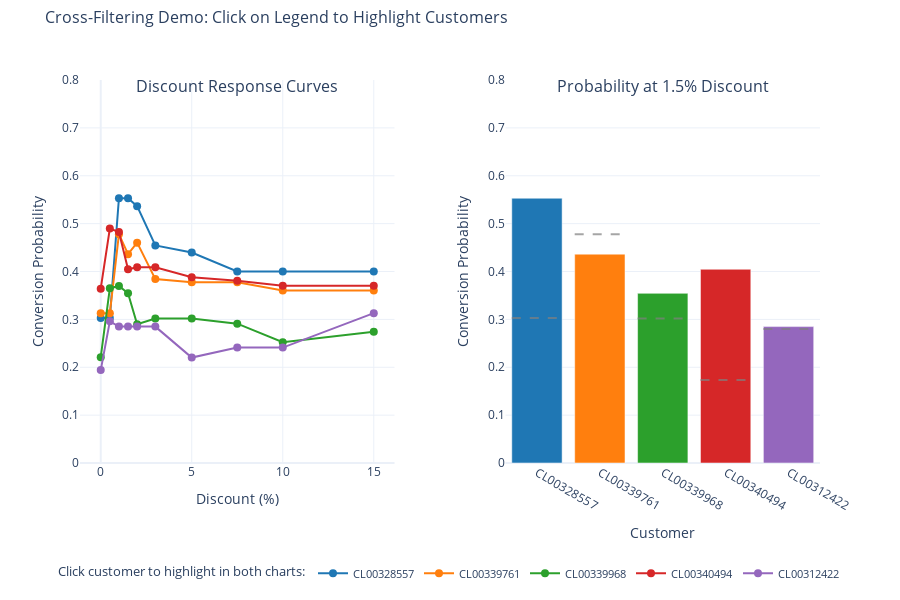

Write notebook code for a chart like this one.
### Code cell
# TEST 5: CROSS-FILTERING & BRUSHING - LEGEND BELOW CHART
print("\n=== TEST 5: CROSS-FILTERING & BRUSHING (CLEAN LAYOUT) ===")

import plotly.graph_objects as go
from plotly.subplots import make_subplots
import numpy as np

# Create two linked charts: Discount response curve + Bar chart
fig = make_subplots(
    rows=1, cols=2,
    subplot_titles=('Discount Response Curves', 'Probability at 1.5% Discount'),
    specs=[[{'type': 'scatter'}, {'type': 'bar'}]],
    horizontal_spacing=0.15
)

# Colors for each customer
colors = ['#1f77b4', '#ff7f0e', '#2ca02c', '#d62728', '#9467bd']

# LEFT CHART: Discount response curves for all customers
for i, cust_id in enumerate(selected_ids):
    probs = customer_probs[cust_id]
    
    fig.add_trace(
        go.Scatter(
            x=discount_levels,
            y=probs,
            mode='lines+markers',
            name=cust_id,
            line=dict(color=colors[i], width=2),
            marker=dict(size=8, color=colors[i]),
            hovertemplate=f'Customer: {cust_id}<br>Discount: %{{x}}%<br>Probability: %{{y:.3f}}<extra></extra>',
            legendgroup=cust_id,
            showlegend=True
        ),
        row=1, col=1
    )

# RIGHT CHART: Bar chart at 1.5% discount
default_idx = 3
for i, cust_id in enumerate(selected_ids):
    prob = customer_probs[cust_id][default_idx]
    
    fig.add_trace(
        go.Bar(
            x=[cust_id],
            y=[prob],
            name=cust_id,
            marker_color=colors[i],
            legendgroup=cust_id,
            showlegend=False,
            hovertemplate=f'Customer: {cust_id}<br>Probability: %{{y:.3f}}<extra></extra>'
        ),
        row=1, col=2
    )

# Add baseline shapes
for i, cust_id in enumerate(selected_ids):
    fig.add_shape(
        type='line',
        x0=i - 0.4,
        y0=customer_baselines[cust_id],
        x1=i + 0.4,
        y1=customer_baselines[cust_id],
        line=dict(color='gray', width=2, dash='dash'),
        opacity=0.7,
        row=1, col=2
    )

# Move legend BELOW the entire figure
fig.update_layout(
    title='Cross-Filtering Demo: Click on Legend to Highlight Customers',
    title_font=dict(size=16),
    title_y=0.98,  # Move title up slightly
    template='plotly_white',
    height=600,
    showlegend=True,
    legend=dict(
        orientation='h',
        yanchor='top',
        y=-0.25,  # Position legend far below both charts
        xanchor='center',
        x=0.5,
        font=dict(size=11),
        title='Click customer to highlight in both charts:'
    ),
    hovermode='x unified',
    margin=dict(t=80, b=120)  # Add bottom margin for legend
)

# Adjust subplot titles position
for annotation in fig['layout']['annotations']:
    if 'text' in annotation and ('Discount Response' in annotation['text'] or 'Probability at' in annotation['text']):
        annotation['y'] = 0.95  # Move titles down slightly

fig.update_xaxes(title_text='Discount (%)', row=1, col=1)
fig.update_yaxes(title_text='Conversion Probability', row=1, col=1, range=[0, 0.8])
fig.update_xaxes(title_text='Customer', row=1, col=2)
fig.update_yaxes(title_text='Conversion Probability', row=1, col=2, range=[0, 0.8])

fig.show()

print("\n=== CROSS-FILTERING LAYOUT FIXED ===")
print("✅ Legend positioned BELOW both charts")
print("✅ No overlap with dropdowns or titles")
print("✅ Click legend to highlight customers across both charts")
print("✅ Clean, readable layout")

### Figure 1 — Plotly figure (JSON) as saved in the notebook; plotly's stock layout.template omitted (floating-point values rounded to 4 significant figures)
{"data": [{"hovertemplate": "Customer: CL00328557<br>Discount: %{x}%<br>Probability: %{y:.3f}<extra></extra>", "legendgroup": "CL00328557", "line": {"color": "#1f77b4", "width": 2}, "marker": {"color": "#1f77b4", "size": 8}, "mode": "lines+markers", "name": "CL00328557", "showlegend": true, "type": "scatter", "x": [0, 0.5, 1, 1.5, 2, 3, 5, 7.5, 10, 15], "xaxis": "x", "y": [0.3026, 0.3026, 0.553, 0.553, 0.5365, 0.4543, 0.4396, 0.4002, 0.4002, 0.4002], "yaxis": "y"}, {"hovertemplate": "Customer: CL00339761<br>Discount: %{x}%<br>Probability: %{y:.3f}<extra></extra>", "legendgroup": "CL00339761", "line": {"color": "#ff7f0e", "width": 2}, "marker": {"color": "#ff7f0e", "size": 8}, "mode": "lines+markers", "name": "CL00339761", "showlegend": true, "type": "scatter", "x": [0, 0.5, 1, 1.5, 2, 3, 5, 7.5, 10, 15], "xaxis": "x", "y": [0.3125, 0.3125, 0.478, 0.4362, 0.4602, 0.3841, 0.3773, 0.3773, 0.3605, 0.3605], "yaxis": "y"}, {"hovertemplate": "Customer: CL00339968<br>Discount: %{x}%<br>Probability: %{y:.3f}<extra></extra>", "legendgroup": "CL00339968", "line": {"color": "#2ca02c", "width": 2}, "marker": {"color": "#2ca02c", "size": 8}, "mode": "lines+markers", "name": "CL00339968", "showlegend": true, "type": "scatter", "x": [0, 0.5, 1, 1.5, 2, 3, 5, 7.5, 10, 15], "xaxis": "x", "y": [0.221, 0.365, 0.3698, 0.3544, 0.29, 0.3018, 0.3018, 0.2911, 0.2524, 0.2744], "yaxis": "y"}, {"hovertemplate": "Customer: CL00340494<br>Discount: %{x}%<br>Probability: %{y:.3f}<extra></extra>", "legendgroup": "CL00340494", "line": {"color": "#d62728", "width": 2}, "marker": {"color": "#d62728", "size": 8}, "mode": "lines+markers", "name": "CL00340494", "showlegend": true, "type": "scatter", "x": [0, 0.5, 1, 1.5, 2, 3, 5, 7.5, 10, 15], "xaxis": "x", "y": [0.364, 0.4897, 0.4825, 0.4047, 0.4087, 0.4087, 0.3881, 0.3805, 0.3701, 0.3701], "yaxis": "y"}, {"hovertemplate": "Customer: CL00312422<br>Discount: %{x}%<br>Probability: %{y:.3f}<extra></extra>", "legendgroup": "CL00312422", "line": {"color": "#9467bd", "width": 2}, "marker": {"color": "#9467bd", "size": 8}, "mode": "lines+markers", "name": "CL00312422", "showlegend": true, "type": "scatter", "x": [0, 0.5, 1, 1.5, 2, 3, 5, 7.5, 10, 15], "xaxis": "x", "y": [0.194, 0.2958, 0.2849, 0.2849, 0.2849, 0.2849, 0.2203, 0.2411, 0.2411, 0.3129], "yaxis": "y"}, {"hovertemplate": "Customer: CL00328557<br>Probability: %{y:.3f}<extra></extra>", "legendgroup": "CL00328557", "marker": {"color": "#1f77b4"}, "name": "CL00328557", "showlegend": false, "type": "bar", "x": ["CL00328557"], "xaxis": "x2", "y": [0.553], "yaxis": "y2"}, {"hovertemplate": "Customer: CL00339761<br>Probability: %{y:.3f}<extra></extra>", "legendgroup": "CL00339761", "marker": {"color": "#ff7f0e"}, "name": "CL00339761", "showlegend": false, "type": "bar", "x": ["CL00339761"], "xaxis": "x2", "y": [0.4362], "yaxis": "y2"}, {"hovertemplate": "Customer: CL00339968<br>Probability: %{y:.3f}<extra></extra>", "legendgroup": "CL00339968", "marker": {"color": "#2ca02c"}, "name": "CL00339968", "showlegend": false, "type": "bar", "x": ["CL00339968"], "xaxis": "x2", "y": [0.3544], "yaxis": "y2"}, {"hovertemplate": "Customer: CL00340494<br>Probability: %{y:.3f}<extra></extra>", "legendgroup": "CL00340494", "marker": {"color": "#d62728"}, "name": "CL00340494", "showlegend": false, "type": "bar", "x": ["CL00340494"], "xaxis": "x2", "y": [0.4047], "yaxis": "y2"}, {"hovertemplate": "Customer: CL00312422<br>Probability: %{y:.3f}<extra></extra>", "legendgroup": "CL00312422", "marker": {"color": "#9467bd"}, "name": "CL00312422", "showlegend": false, "type": "bar", "x": ["CL00312422"], "xaxis": "x2", "y": [0.2849], "yaxis": "y2"}], "layout": {"annotations": [{"font": {"size": 16}, "showarrow": false, "text": "Discount Response Curves", "x": 0.2125, "xanchor": "center", "xref": "paper", "y": 0.95, "yanchor": "bottom", "yref": "paper"}, {"font": {"size": 16}, "showarrow": false, "text": "Probability at 1.5% Discount", "x": 0.7875, "xanchor": "center", "xref": "paper", "y": 0.95, "yanchor": "bottom", "yref": "paper"}], "height": 600, "hovermode": "x unified", "legend": {"font": {"size": 11}, "orientation": "h", "title": {"text": "Click customer to highlight in both charts:"}, "x": 0.5, "xanchor": "center", "y": -0.25, "yanchor": "top"}, "margin": {"b": 120, "t": 80}, "shapes": [{"line": {"color": "gray", "dash": "dash", "width": 2}, "opacity": 0.7, "type": "line", "x0": -0.4, "x1": 0.4, "xref": "x2", "y0": 0.3026, "y1": 0.3026, "yref": "y2"}, {"line": {"color": "gray", "dash": "dash", "width": 2}, "opacity": 0.7, "type": "line", "x0": 0.6, "x1": 1.4, "xref": "x2", "y0": 0.478, "y1": 0.478, "yref": "y2"}, {"line": {"color": "gray", "dash": "dash", "width": 2}, "opacity": 0.7, "type": "line", "x0": 1.6, "x1": 2.4, "xref": "x2", "y0": 0.3018, "y1": 0.3018, "yref": "y2"}, {"line": {"color": "gray", "dash": "dash", "width": 2}, "opacity": 0.7, "type": "line", "x0": 2.6, "x1": 3.4, "xref": "x2", "y0": 0.1735, "y1": 0.1735, "yref": "y2"}, {"line": {"color": "gray", "dash": "dash", "width": 2}, "opacity": 0.7, "type": "line", "x0": 3.6, "x1": 4.4, "xref": "x2", "y0": 0.2798, "y1": 0.2798, "yref": "y2"}], "showlegend": true, "title": {"font": {"size": 16}, "text": "Cross-Filtering Demo: Click on Legend to Highlight Customers", "y": 0.98}, "xaxis": {"anchor": "y", "domain": [0, 0.425], "title": {"text": "Discount (%)"}}, "xaxis2": {"anchor": "y2", "domain": [0.575, 1], "title": {"text": "Customer"}}, "yaxis": {"anchor": "x", "domain": [0, 1], "range": [0, 0.8], "title": {"text": "Conversion Probability"}}, "yaxis2": {"anchor": "x2", "domain": [0, 1], "range": [0, 0.8], "title": {"text": "Conversion Probability"}}}}
